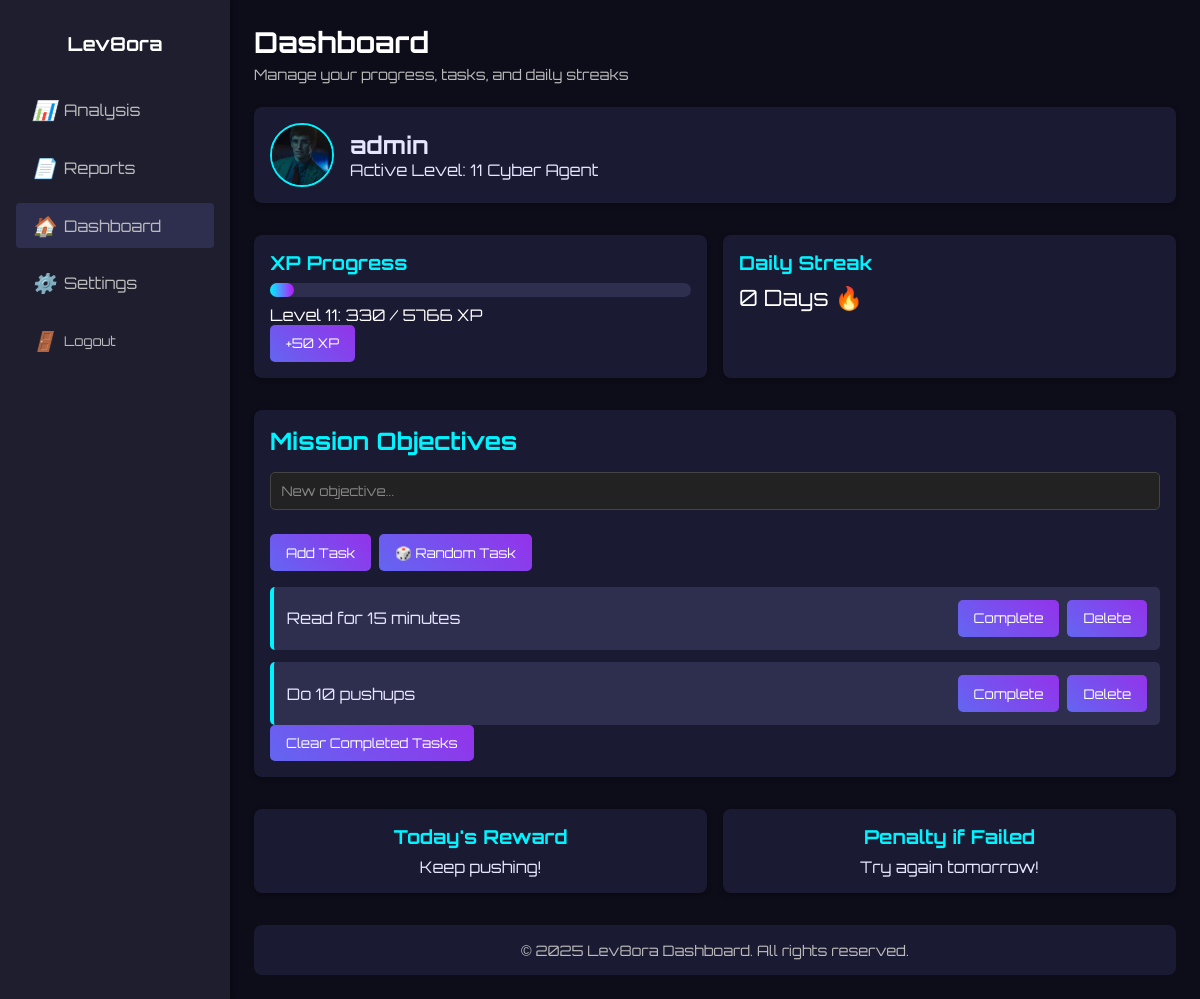
Page /dashboard (signed in) on the committed database.
### models.py (models this page shows)
class User(UserMixin, db.Model):
    id = db.Column(db.Integer, primary_key=True)
    username = db.Column(db.String(100), nullable=False, unique=True, index=True)
    email = db.Column(db.String(150), unique=True, nullable=False, index=True)
    password_hash = db.Column(db.String(200), nullable=False)
    profile_photo = db.Column(db.String(255), default='default_avatar.png')
    registered_at = db.Column(db.DateTime, default=datetime.utcnow)
    is_admin = db.Column(db.Boolean, default=False)
    profile = db.relationship('UserProfile', backref='user', uselist=False)

class UserProfile(db.Model):
    id = db.Column(db.Integer, primary_key=True)
    user_id = db.Column(db.Integer, db.ForeignKey('user.id'), unique=True)
    level = db.Column(db.Integer, default=1)
    xp = db.Column(db.Integer, default=0)
    streak = db.Column(db.Integer, default=0)

class Task(db.Model):
    id = db.Column(db.Integer, primary_key=True)
    description = db.Column(db.String(200), nullable=False)
    xp = db.Column(db.Integer, default=20)
    completed = db.Column(db.Boolean, default=False)
    user_id = db.Column(db.Integer, db.ForeignKey('user.id'), index=True)

### main.py (the view)
    @app.route('/dashboard')
    @login_required
    def dashboard():
        profile = current_user.profile
        tasks = Task.query.filter_by(user_id=current_user.id).all()
        def calculate_level_progress(xp):
            level = 1
            required_xp = 100
            while xp >= required_xp:
                xp -= required_xp
                level += 1
                required_xp = math.floor(required_xp * 1.5)
            return level, required_xp, xp
        current_level, next_level_xp, current_level_xp = calculate_level_progress(profile.xp)
        xp_percentage = (current_level_xp / next_level_xp) * 100 if next_level_xp > 0 else 100
        return render_template('dashboard.html',
            user=current_user,
            profile=profile,
            tasks=tasks,
            xp_percentage=xp_percentage,
            current_level=current_level,
            next_level_xp=next_level_xp
        )

### templates/dashboard.html (shortened to what this page needs)
<!DOCTYPE html>
<html lang="en">
<head>
  <link rel="stylesheet" href="{{ url_for('static', filename='styles.css') }}">
  <link rel="stylesheet" href="{{ url_for('static', filename='dashboard.css') }}">
  <link rel="stylesheet" href="https://cdnjs.cloudflare.com/ajax/libs/animate.css/4.1.1/animate.min.css">
</head>
<body>
  <aside class="sidebar">
    <div class="sidebar-brand">
      <span class="brand-text">Lev8ora</span>
    </div>
    <ul class="sidebar-nav">
      <li class="nav-item">
        <a href="#" class="nav-link">
          <i class="nav-icon">📊</i>
          <span>Analysis</span>
        </a>
      </li>
      <li class="nav-item">
        <a href="#" class="nav-link">
          <i class="nav-icon">📄</i>
          <span>Reports</span>
        </a>
      </li>
      <li class="nav-item active">
        <a href="#" class="nav-link">
          <i class="nav-icon">🏠</i>
          <span>Dashboard</span>
        </a>
      </li>
      <li class="nav-item">
        <a href="#" class="nav-link" id="sidebarSettingsLink">
          <i class="nav-icon">⚙️</i>
          <span>Settings</span>
        </a>
      </li>
      <li class="nav-item">
        <form id="logoutForm" method="POST" action="{{ url_for('auth.logout') }}">
          <button class="nav-link" style="border:none; background:none; cursor:pointer;" type="submit">
            <i class="nav-icon">🚪</i>
            <span>Logout</span>
          </button>
        </form>
      </li>
    </ul>
  </aside>
  <div class="main-wrapper">
    <div class="content-area">
      <div class="page-heading">
        <h1>Dashboard</h1>
        <p>Manage your progress, tasks, and daily streaks</p>
      </div>
      <div class="user-panel" style="margin-bottom: 2rem;">
        <div class="user-panel-left">
          <img src="{{ url_for('auth.uploaded_file', filename=user.profile_photo) }}" class="profile-avatar" alt="User Avatar">
          <div>
            <h2 id="usernameDisplay">{{ user.username }}</h2>
            <p id="levelDisplay">Active Level: {{ current_level }} Cyber Agent</p>
          </div>
        </div>
      </div>
      <div class="stats-row">
        <div class="stats-card">
          <div class="stats-card-header">
            <h3>XP Progress</h3>
          </div>
          <div class="stats-card-body">
            <div class="xp-progress">
              <div class="xp-fill" id="xpFill" style="width: {{ xp_percentage }}%;"></div>
            </div>
            <p id="xpText">{{ profile.xp }} / {{ next_level_xp }} XP</p>
            <button class="btn-darken" id="addXpBtn">+50 XP</button>
          </div>
        </div>
        <div class="stats-card">
          <div class="stats-card-header">
            <h3>Daily Streak</h3>
          </div>
          <div class="stats-card-body">
            <p id="streakDisplay" class="streak-text">{{ profile.streak }} Days 🔥</p>
          </div>
        </div>
      </div>
      <section class="tasks-section">
        <h2>Mission Objectives</h2>
        <form id="task-form" class="task-form">
          <input type="text" name="task" placeholder="New objective..." required />
          <button type="submit" class="btn-darken">Add Task</button>
          <button type="button" id="random-task" class="btn-darken">🎲 Random Task</button>
        </form>
        <ul class="task-list" id="task-list">
          {% for task in tasks %}
          <li class="task-item {% if task.completed %}completed{% endif %}" data-task-id="{{ task.id }}">
            <span class="task-desc">{{ task.description }}</span>
            <div class="task-actions">
              {% if not task.completed %}
              <button class="btn-darken complete-btn" data-task-id="{{ task.id }}">Complete</button>
              {% else %}
              <span class="completed-label">Completed</span>
              {% endif %}
              <button class="btn-darken delete-btn" data-task-id="{{ task.id }}">Delete</button>
            </div>
          </li>
          {% endfor %}
        </ul>
        <button class="btn-darken clear-tasks-button" id="clearCompletedBtn">Clear Completed Tasks</button>
      </section>
      <section class="reward-penalty-row">
        <div class="reward-box">
          <h3>Today's Reward</h3>
          <p id="reward-text">{{ reward if reward is defined else 'Keep pushing!' }}</p>
        </div>
        <div class="penalty-box">
          <h3>Penalty if Failed</h3>
          <p id="penalty-text">{{ penalty if penalty is defined else 'Try again tomorrow!' }}</p>
        </div>
      </section>
      <footer class="lev8ora-footer">
        <p>&copy; 2025 Lev8ora Dashboard. All rights reserved.</p>
      </footer>
    </div>
  </div>
</body>
</html>

### static/styles.css (style rules this page uses)
* { margin: 0; padding: 0; box-sizing: border-box; }
html, body { font-family: 'Orbitron', sans-serif; background: #141414; color: #fff; height: 100%; width: 100%; }
a { text-decoration: none; color: inherit; }
button, .btn-darken { cursor: pointer; border: none; outline: none; font-family: inherit; padding: 0.65rem 1rem; border-radius: 5px; color: #fff; background: linear-gradient(45deg, #6366f1, #9333ea); transition: 0.3s ease; }
input[type="text"], input[type="password"], input[type="file"] { padding: 0.65rem; border-radius: 5px; border: 1px solid #444; background: #222; color: #fff; margin-bottom: 1rem; width: 100%; font-family: inherit; }
input[type="text"]::placeholder, input[type="password"]::placeholder { color: #888; }

### static/dashboard.css (style rules this page uses)
.sidebar { position: fixed; top: 0; left: 0; width: 230px; height: 100%; background: #1e1e2f; padding: 1rem; overflow-y: auto; box-shadow: 2px 0 5px rgba(0, 0, 0, 0.4); z-index: 999; }
.sidebar-brand { padding: 1rem 0; text-align: center; }
.brand-text { font-size: 1.2rem; font-weight: 700; color: #fff; }
.sidebar-nav { list-style: none; margin-top: 1rem; }
.sidebar-nav .nav-item { margin-bottom: 0.8rem; }
.sidebar-nav .nav-item.active > .nav-link { background: #2e2e4f; }
.nav-link { display: flex; align-items: center; gap: 0.5rem; padding: 0.65rem 1rem; color: #bbb; border-radius: 4px; transition: 0.3s; }
.nav-icon { font-size: 1.2rem; }
.main-wrapper { margin-left: 230px; min-height: 100vh; background: #0d0d1a; display: flex; flex-direction: column; }
.content-area { flex: 1; padding: 1.5rem; background: #0d0d1a; color: #e6e6ff; }
.page-heading { margin-bottom: 1.5rem; }
.page-heading h1 { font-size: 1.8rem; margin-bottom: 0.3rem; color: #fff; }
.page-heading p { font-size: 0.9rem; color: #bbb; }
.user-panel { display: flex; justify-content: flex-start; align-items: center; background: #1a1a33; border-radius: 8px; padding: 1rem; margin-bottom: 2rem; box-shadow: 0 2px 5px rgba(0, 0, 0, 0.3); }
.user-panel-left { display: flex; align-items: center; gap: 1rem; }
.profile-avatar { width: 64px; height: 64px; border: 2px solid #00f3ff; border-radius: 50%; object-fit: cover; }
.stats-row { display: flex; flex-wrap: wrap; gap: 1rem; margin-bottom: 2rem; }
.stats-card { flex: 1; min-width: 240px; background: #1a1a33; border-radius: 8px; padding: 1rem; color: #fff; box-shadow: 0 2px 5px rgba(0, 0, 0, 0.3); }
.stats-card-header h3 { margin-bottom: 0.5rem; font-size: 1.2rem; color: #00f3ff; }
.xp-progress { position: relative; width: 100%; height: 14px; background: #2e2e4f; border-radius: 7px; margin-bottom: 0.5rem; }
.xp-fill { height: 100%; background: linear-gradient(90deg, #00f3ff, #bc13fe); border-radius: 7px; transition: width 0.3s ease; }
.streak-text { font-size: 1.4rem; color: #fff; }
.tasks-section { background: #1a1a33; border-radius: 8px; padding: 1rem; margin-bottom: 2rem; box-shadow: 0 2px 5px rgba(0, 0, 0, 0.3); }
.tasks-section h2 { font-size: 1.5rem; margin-bottom: 1rem; color: #00f3ff; }
.task-form { display: flex; gap: 0.5rem; flex-wrap: wrap; margin-bottom: 1rem; }
.task-list { list-style: none; display: flex; flex-direction: column; gap: 0.8rem; }
.task-item { display: flex; align-items: center; justify-content: space-between; background: #2e2e4f; padding: 0.8rem; border-radius: 5px; border-left: 4px solid #00f3ff; transition: background 0.3s; }
.task-desc { flex-grow: 1; font-size: 1rem; }
.task-actions { display: flex; gap: 0.5rem; }
.reward-penalty-row { display: flex; flex-wrap: wrap; gap: 1rem; margin-bottom: 2rem; }
.reward-box, .penalty-box { flex: 1; min-width: 240px; background: #1a1a33; border-radius: 8px; padding: 1rem; box-shadow: 0 2px 5px rgba(0, 0, 0, 0.3); text-align: center; }
.reward-box h3, .penalty-box h3 { font-size: 1.2rem; color: #00f3ff; margin-bottom: 0.5rem; }
.lev8ora-footer { text-align: center; padding: 1rem; background: #1a1a33; border-radius: 8px; color: #bbb; font-size: 0.9rem; }

### rows in the picture
User: profile_photo (picture), username "admin"
UserProfile: streak "0"
Task: description "Read for 15 minutes"
Task: description "Do 10 pushups"

### other values in the picture
{{ reward if reward is defined else 'Keep pushing!' }} "Keep pushing!"
{{ penalty if penalty is defined else 'Try again tomorrow!' }} "Try again tomorrow!"
